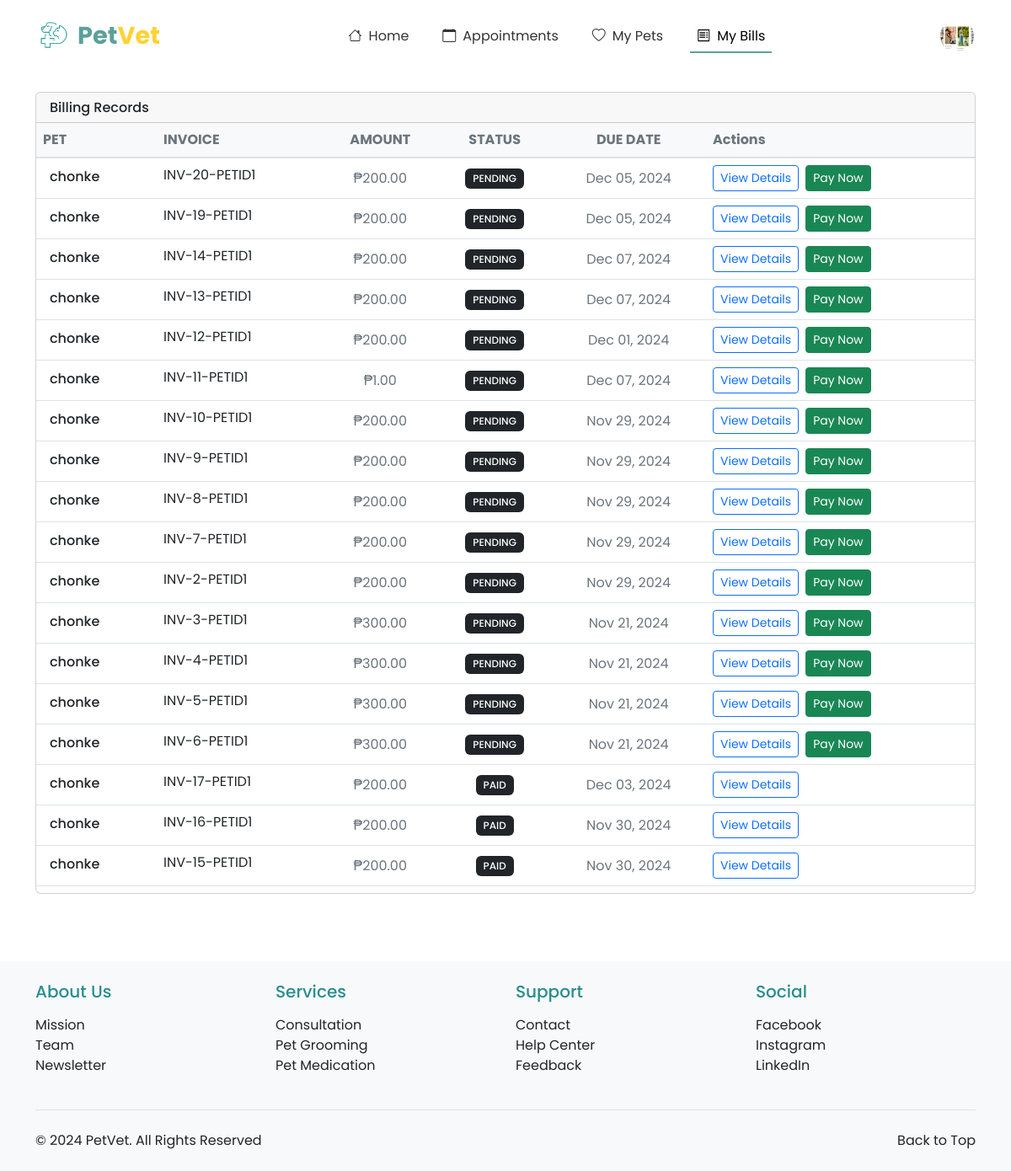
The app's page /bills/ (signed in), older data.
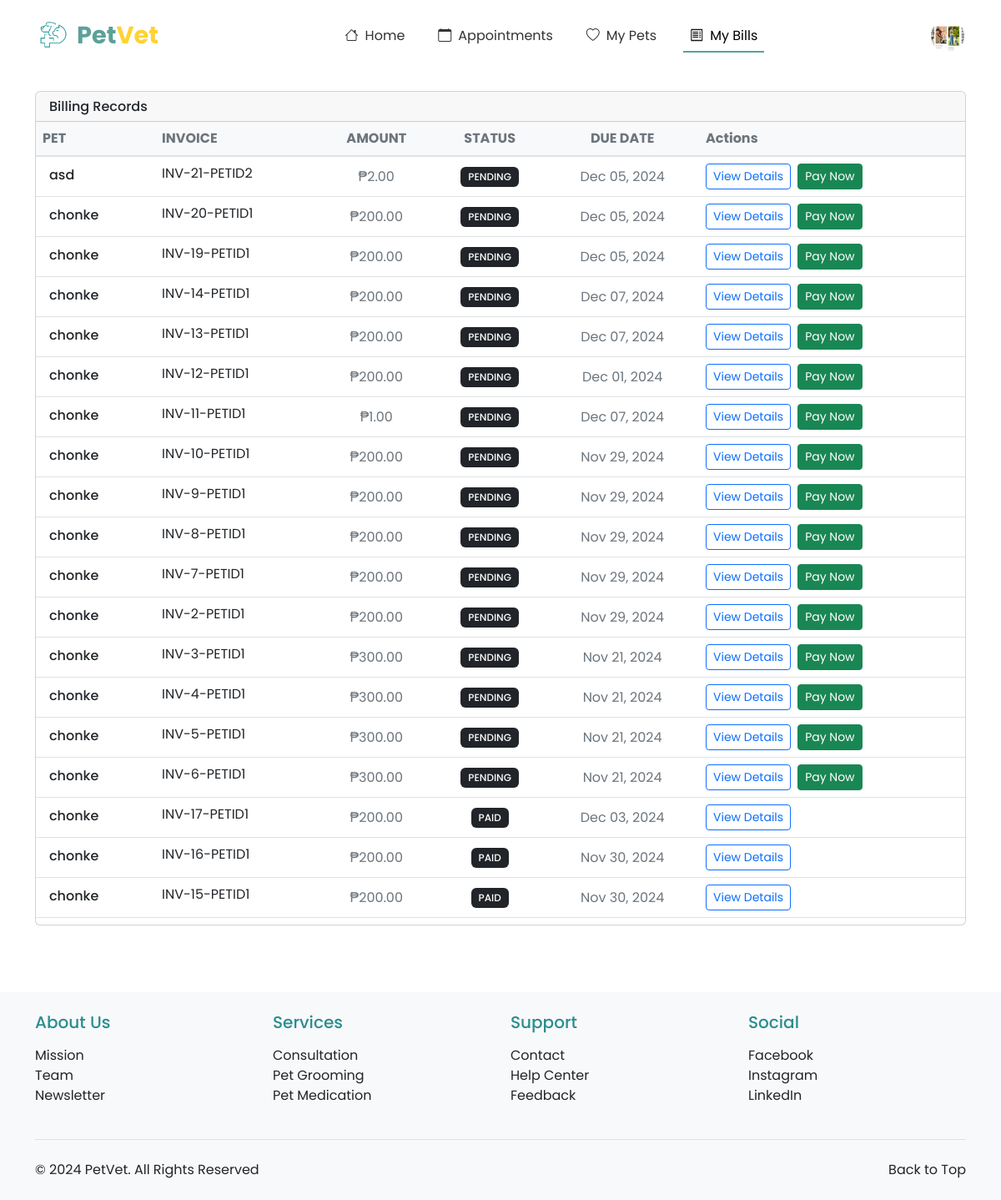
The same page, newer data.
### veterinarians/models.py (models this page shows, shortened)
class BillingRecord(models.Model):
    STATUS_CHOICES = [
        ('PENDING', 'Pending'),
        ('PAID', 'Paid'),
        ('OVERDUE', 'Overdue'),
        ('CANCELLED', 'Cancelled'),
    ]
    PAYMENT_METHOD_CHOICES = [
        ('CASH', 'Cash'),
        ('CREDIT_CARD', 'Credit Card'),
        ('DEBIT_CARD', 'Debit Card'),
        ('GCASH', 'GCash'),
        ('MAYA', 'Maya'),
    ]
    medical_record = models.OneToOneField(MedicalRecord, on_delete=models.CASCADE)
    amount = models.DecimalField(max_digits=10, decimal_places=2)
    status = models.CharField(max_length=10, choices=STATUS_CHOICES, default='PENDING')
    due_date = models.DateField()
    created_at = models.DateTimeField(auto_now_add=True, null=True)
    payment_method = models.CharField(max_length=50, choices=PAYMENT_METHOD_CHOICES, blank=True)
    payment_date = models.DateField(null=True, blank=True)
    invoice_number = models.CharField(max_length=50, unique=True)
    notes = models.TextField(blank=True)

class MedicalRecord(models.Model):
    pet = models.ForeignKey(Pet, on_delete=models.CASCADE, related_name='medical_records')
    veterinarian = models.ForeignKey(VeterinarianProfile, on_delete=models.CASCADE)
    date = models.DateTimeField(auto_now_add=True)
    diagnosis = models.TextField()
    treatment = models.ForeignKey(Treatment, on_delete=models.SET_NULL, null=True, blank=True)
    notes = models.TextField(blank=True)
    next_visit_date = models.DateField(null=True, blank=True)

### pet_registration/models.py (models this page shows, shortened)
class Pet(models.Model):
    owner = models.ForeignKey(User, on_delete=models.CASCADE, related_name='pets')
    pet_id = models.CharField(max_length=20, unique=True)
    pet_name = models.CharField(max_length=50)
    breed = models.CharField(max_length=50)
    species = models.CharField(max_length=50)
    sex = models.CharField(max_length=10, choices=[('Male', 'Male'), ('Female', 'Female'), ('Unknown', 'Unknown')])
    weight = models.DecimalField(max_digits=5, decimal_places=2)
    birthday = models.DateField()
    pet_description = models.TextField(blank=True, null=True)
    image_url = models.ImageField(upload_to='pet_images/', blank=True, null=True)
    primary_veterinarian = models.ForeignKey('veterinarians.VeterinarianProfile',
        on_delete=models.SET_NULL,
        null=True,
        blank=True,
        related_name='primary_pets'
    )

### billings/views.py (the view)
# urls.py: path('', views.billing_list, name='billing_list'),
@login_required
def billing_list(request):
    try:
        status_order = {
            'PENDING': 1,
            'PAID': 2,
            'OVERDUE': 3,
            'CANCELLED': 4
        }
        bills = BillingRecord.objects.filter(
            medical_record__pet__owner=request.user
        )
        bills = sorted(bills, key=lambda x: (status_order.get(x.status, 5), -x.created_at.timestamp()))
        logger.info(f"Total bills found: {len(bills)}")
        for bill in bills:
            logger.info(f"Bill ID: {bill.id}, Status: {bill.status}, Status Display: {bill.get_status_display()}")
        if not bills:
            messages.info(request, "You currently have no billing records.")
        context = {
            'bills': bills,
        }
        return render(request, 'billings/billing_list.html', context)
    except Exception as e:
        logger.error(f"Billing list error: {str(e)}")
        logger.error(traceback.format_exc())
        messages.error(request, "An error occurred while retrieving your billing records. Please try again later.")
        return render(request, 'billings/billing_list.html', {
            'bills': [],
            'error': "Unable to retrieve billing records"
        })

### billings/templatetags/billing_filters.py (called while the page is built)
@register.filter
def sort_bills(bills):
    status_order = {
        'PENDING': 1,
        'PAID': 2,
        'OVERDUE': 3,
        'CANCELLED': 4
    }
    return sorted(bills, key=lambda x: (status_order.get(x.status, 5), -x.created_at.timestamp()))

### billings/templates/billings/billing_list.html (shortened to what the changed rows need)
{% extends 'base.html' %}
{% load static %}
{% load billing_filters %}
{% block content %}
<div class="container container-fluid py-4">
    <div class="row">
        <div class="col-12">
            <div class="card mb-4">
                <div class="card-body px-0 pt-0 pb-2">
                    <div class="table-responsive p-0">
                        {% if bills %}
                            <table class="table align-items-center mb-0">
                                <thead>
                                    <tr>
                                        <th class="text-uppercase text-secondary text-xxs font-weight-bolder opacity-7">Pet</th>
                                        <th class="text-uppercase text-secondary text-xxs font-weight-bolder opacity-7 ps-2">Invoice</th>
                                        <th class="text-center text-uppercase text-secondary text-xxs font-weight-bolder opacity-7">Amount</th>
                                        <th class="text-center text-uppercase text-secondary text-xxs font-weight-bolder opacity-7">Status</th>
                                        <th class="text-center text-uppercase text-secondary text-xxs font-weight-bolder opacity-7">Due Date</th>
                                        <th class="text-secondary opacity-7">Actions</th>
                                    </tr>
                                </thead>
                                <tbody>
                                    {% for bill in bills|sort_bills %}
                                    <tr>
                                        <td>
                                            <div class="d-flex px-2 py-1">
                                                <div class="d-flex flex-column justify-content-center">
                                                    <h6 class="mb-0 text-sm">{{ bill.medical_record.pet.pet_name }}</h6>
                                                </div>
                                            </div>
                                        </td>
                                        <td>
                                            <p class="text-xs font-weight-bold mb-0">{{ bill.invoice_number }}</p>
                                        </td>
                                        <td class="align-middle text-center">
                                            <span class="text-secondary text-xs font-weight-bold">₱{{ bill.amount|floatformat:2 }}</span>
                                        </td>
                                        <td class="align-middle text-center text-sm">
                                            <span class="badge badge-sm bg-dark">{{ bill.status }}</span>
                                        </td>
                                        <td class="align-middle text-center">
                                            <span class="text-secondary text-xs font-weight-bold">{{ bill.due_date|date:"M d, Y" }}</span>
                                        </td>
                                        <td class="align-middle">
                                            <div class="d-flex gap-2">
                                                <a href="{% url 'billings:bill_details' bill.id %}" class="btn btn-sm btn-outline-primary">
                                                    View Details
                                                </a>
                                                {% if bill.status == 'PENDING' or bill.status == 'OVERDUE' %}
                                                <button type="button" class="btn btn-sm btn-success" data-bs-toggle="modal" data-bs-target="#paymentModal{{ bill.id }}">
                                                    Pay Now
                                                </button>
                                                {% endif %}
                                            </div>
                                        </td>
                                    </tr>
                                    {% endfor %}
                                </tbody>
                            </table>
                        {% else %}
                            <div class="text-center py-4">
                                <p>No billing records found.</p>
                            </div>
                        {% endif %}
                    </div>
                </div>
            </div>
        </div>
    </div>
</div>
{% endblock %}

Row changes from the older to the newer data that the page shows:
added BillingRecord: medical_record.pet.pet_name "asd", invoice_number "INV-21-PETID2", amount "2.00", status "PENDING", due_date "Dec 05, 2024"
